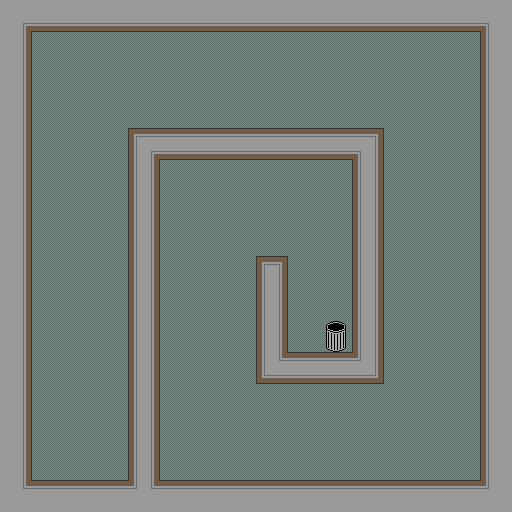

Rendered tile map (Tiled .tmx) drawn with the repository's tilesets; below, a short description and the full map source, tile grids included:
An orthogonal 16x16 tile map with 32x32 px tiles, 2 tile layers (Tile Layer 2, Tile Layer 1), 2 tilesets and 14 objects.

<map version="1.2" tiledversion="1.2.0" orientation="orthogonal" renderorder="right-down" width="16" height="16" tilewidth="32" tileheight="32" infinite="0" nextlayerid="7" nextobjectid="18">
 <tileset firstgid="1" name="image" tilewidth="32" tileheight="32" tilecount="256" columns="16">
  <image source="image.png" width="512" height="512" />
 </tileset>
 <tileset firstgid="257" name="oltile" tilewidth="32" tileheight="32" tilecount="28" columns="28">
  <image source="oltile.png" width="896" height="32" />
 </tileset>
 <layer id="1" name="Tile Layer 2" width="16" height="16">
  <data encoding="csv">
273,273,273,273,273,273,273,273,273,273,273,273,273,273,273,273,
273,273,273,273,273,273,273,273,273,273,273,273,273,273,273,273,
273,273,273,273,273,273,273,273,273,273,273,273,273,273,273,273,
273,273,273,273,273,273,273,273,273,273,273,273,273,273,273,273,
273,273,273,273,273,273,273,273,273,273,273,273,273,273,273,273,
273,273,273,273,273,273,273,273,273,273,273,273,273,273,273,273,
273,273,273,273,273,273,273,273,273,273,273,273,273,273,273,273,
273,273,273,273,273,273,273,273,273,273,273,273,273,273,273,273,
273,273,273,273,273,273,273,273,273,273,273,273,273,273,273,273,
273,273,273,273,273,273,273,273,273,273,273,273,273,273,273,273,
273,273,273,273,273,273,273,273,273,273,273,273,273,273,273,273,
273,273,273,273,273,273,273,273,273,273,273,273,273,273,273,273,
273,273,273,273,273,273,273,273,273,273,273,273,273,273,273,273,
273,273,273,273,273,273,273,273,273,273,273,273,273,273,273,273,
273,273,273,273,273,273,273,273,273,273,273,273,273,273,273,273,
273,273,273,273,273,273,273,273,273,273,273,273,273,273,273,273
</data>
 </layer>
 <objectgroup id="2" name="Walls">
  <object id="1" x="0" y="0" width="30" height="510" />
  <object id="2" x="0" y="482" width="512" height="28" />
  <object id="3" x="490" y="0" width="18" height="512" />
  <object id="4" x="136" y="128" width="24" height="372" />
  <object id="6" x="0" y="0" width="514" height="20" />
  <object id="7" x="134" y="128" width="250" height="20" />
  <object id="8" x="360" y="130" width="24" height="246" />
  <object id="9" x="264" y="258" width="24" height="116" />
  <object id="10" x="256" y="354" width="126" height="20" />
 </objectgroup>
 <objectgroup id="6" name="Hero">
  <object id="17" x="78" y="435">
   <point />
  </object>
 </objectgroup>
 <objectgroup id="3" name="Start/End">
  <object id="12" x="320" y="320" width="32" height="30" />
 </objectgroup>
 <objectgroup id="5" name="Ghosts">
  <object id="14" x="250" y="331">
   <point />
  </object>
  <object id="15" x="375" y="330">
   <point />
  </object>
  <object id="16" x="150" y="115">
   <point />
  </object>
 </objectgroup>
 <layer id="4" name="Tile Layer 1" width="16" height="16">
  <data encoding="csv">
270,274,274,274,274,274,274,274,274,274,274,274,274,274,274,269,
276,0,0,0,0,0,0,0,0,0,0,0,0,0,0,275,
276,0,0,0,0,0,0,0,0,0,0,0,0,0,0,275,
276,0,0,0,0,0,0,0,0,0,0,0,0,0,0,275,
276,0,0,0,267,283,283,283,283,283,283,268,0,0,0,275,
276,0,0,0,284,0,0,0,0,0,0,284,0,0,0,275,
276,0,0,0,284,0,0,0,0,0,0,284,0,0,0,275,
276,0,0,0,284,0,0,0,0,0,0,284,0,0,0,275,
276,0,0,0,284,0,0,0,260,0,0,284,0,0,0,275,
276,0,0,0,284,0,0,0,284,0,0,284,0,0,0,275,
276,0,0,0,284,0,0,0,284,0,278,284,0,0,0,275,
276,0,0,0,284,0,0,0,265,283,283,266,0,0,0,275,
276,0,0,0,284,0,0,0,0,0,0,0,0,0,0,275,
276,0,0,0,284,0,0,0,0,0,0,0,0,0,0,275,
276,0,0,0,284,0,0,0,0,0,0,0,0,0,0,275,
272,277,277,277,282,277,277,277,277,277,277,277,277,277,277,271
</data>
 </layer>
</map>
